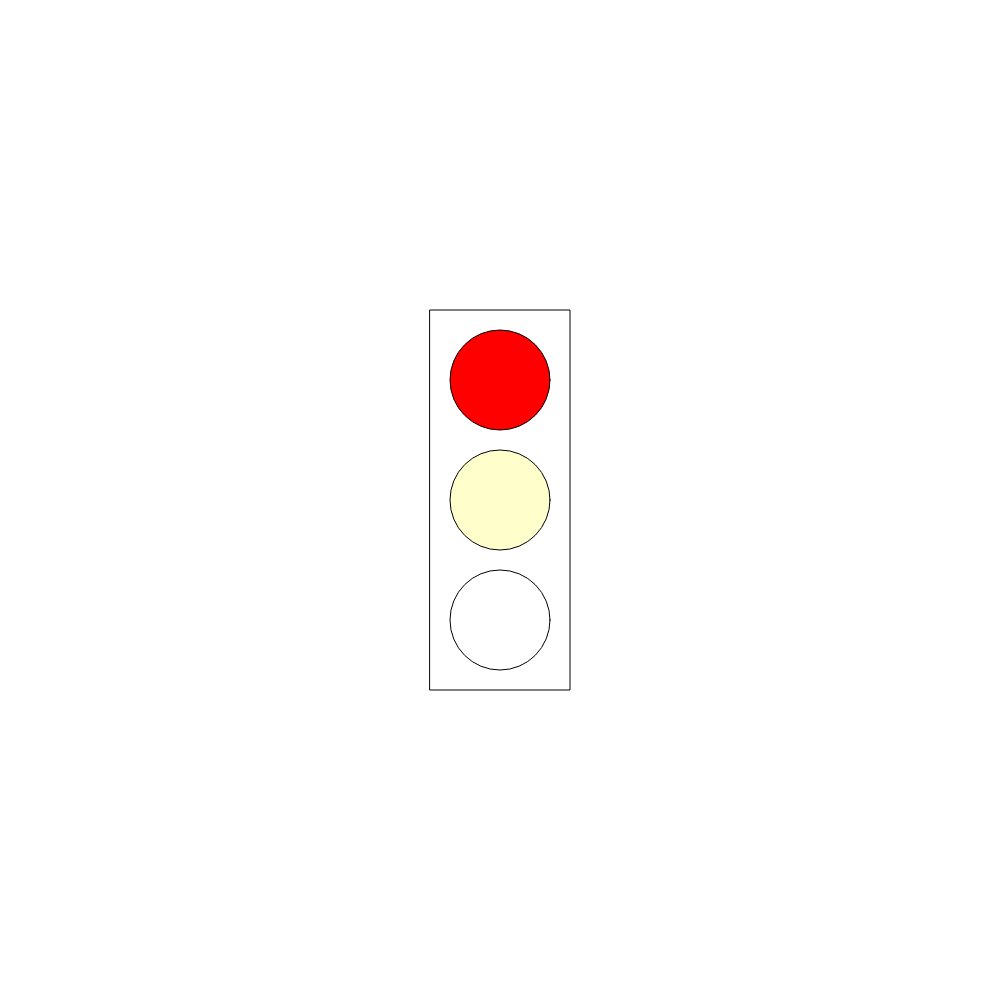
Frame 1 (no input)
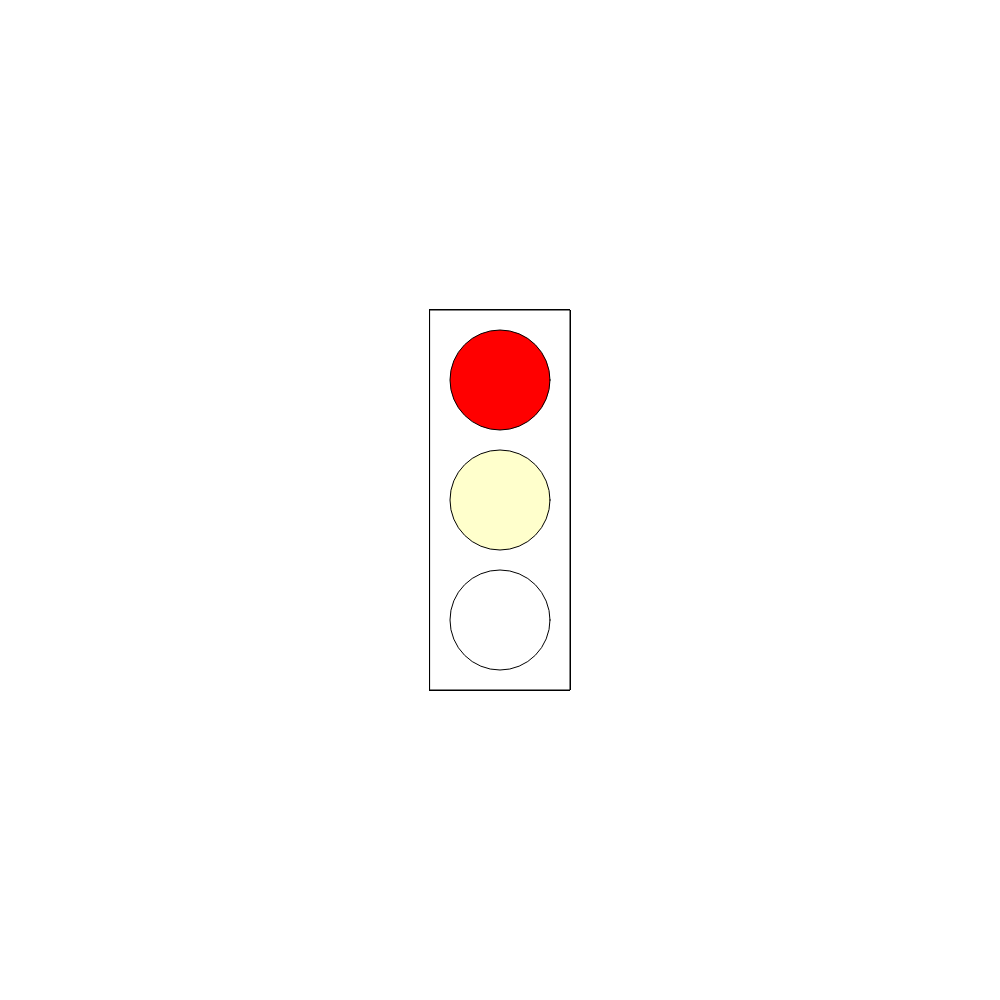
Frame 60 (no input)
Frame 120 (the mouse pressed at the canvas centre since frame 60): identical to frame 60, image omitted

The p5.js sketch that drew these frames (run headless with seeded random() and noise() and a simulated clock; from frame 60 on, the mouse is pressed at the canvas centre):

// p5.js sketch
// ── sketch.js
var myState= 1
var timer= 0

function setup() {
  createCanvas(1000, 1000);
  rectMode(CENTER) ;
}

function draw() {


switch (myState) {

  case 1:
  fill (255) ;
  rect(width/2, height/2, 140, 380) ;
  fill(255, 255, 204) ;
  ellipse(width/2, height/2, 100, 100) ;

  push() ;
  translate(0,- 120) ;
  fill('red') ;
ellipse(width/2, height/2, 100, 100) ;
pop() ;

push() ;
translate(0, 120) ;
fill(255) ;
ellipse(width/2, height/2, 100, 100) ;
pop() ;

timer++ ;
if (timer > 5*frameRate()){
  myState = 2 ;
  timer = 0 ;
}

  break;

  case 2:
  fill (255) ;
  rect(width/2, height/2, 140, 380) ;
  fill(255, 255, 204) ;
  ellipse(width/2, height/2, 100, 100) ;

  push() ;
  translate(0,- 120) ;
  fill(255) ;
ellipse(width/2, height/2, 100, 100) ;
pop() ;

push() ;
translate(0, 120) ;
fill('green') ;
ellipse(width/2, height/2, 100, 100) ;
pop() ;

timer++ ;
if (timer > 5*frameRate()){
  myState = 3 ;
  timer = 0 ;
}

break;


  case 3:
  fill (220, 210, 27) ;
  rect(width/2, height/2, 140, 380) ;
  fill(255, 255, 204) ;
  ellipse(width/2, height/2, 100, 100) ;

  push() ;
  translate(0,- 120) ;
  fill(255) ;
ellipse(width/2, height/2, 100, 100) ;
pop() ;

push() ;
translate(0, 120) ;
fill(255) ;
ellipse(width/2, height/2, 100, 100) ;
pop() ;

timer++ ;
if (timer > 5*frameRate){
  myState = 1 ;
  timer = 0 ;
}
break;
}
}
